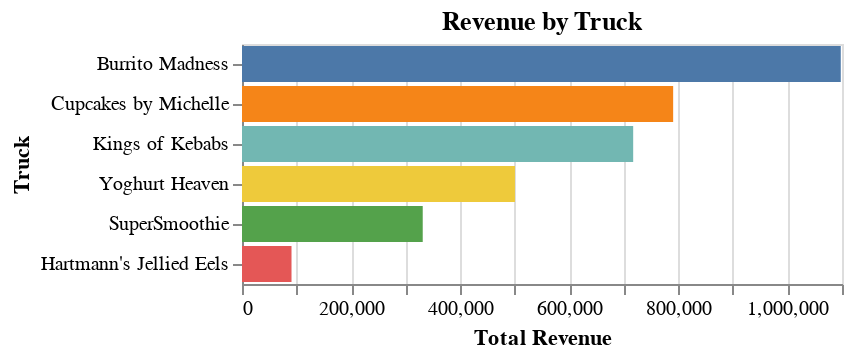

Write notebook code for a chart like this one.
### Markdown cell above
### Revenue By Truck

### Code cell
revenue_by_truck = data.groupby('truck_name')['total'].sum().reset_index()
revenue_by_truck.columns = ['truck_name', 'revenue']

# Create bar chart
chart = alt.Chart(revenue_by_truck).mark_bar().encode(
    x=alt.X('revenue', title='Total Revenue'),
    y=alt.Y('truck_name', sort='-x', title='Truck'),
    color=alt.Color('truck_name', legend=None)
).properties(
    title='Revenue by Truck'
    
)

chart.display()

### Figure 1 — Vega-Lite specification as saved in the notebook (floating-point values rounded to 4 significant figures)
{"config": {"view": {"continuousWidth": 300, "continuousHeight": 300}}, "data": {"name": "data-b79e3df7d8b89d65d600863ceece2824"}, "mark": {"type": "bar"}, "encoding": {"color": {"field": "truck_name", "legend": null, "type": "nominal"}, "x": {"field": "revenue", "title": "Total Revenue", "type": "quantitative"}, "y": {"field": "truck_name", "sort": "-x", "title": "Truck", "type": "nominal"}}, "title": "Revenue by Truck", "$schema": "https://vega.github.io/schema/vega-lite/v6.1.0.json", "datasets": {"data-b79e3df7d8b89d65d600863ceece2824": [{"truck_name": "Burrito Madness", "revenue": 1098000.0}, {"truck_name": "Cupcakes by Michelle", "revenue": 790400.0}, {"truck_name": "Hartmann's Jellied Eels", "revenue": 90770.0}, {"truck_name": "Kings of Kebabs", "revenue": 717200.0}, {"truck_name": "SuperSmoothie", "revenue": 331300.0}, {"truck_name": "Yoghurt Heaven", "revenue": 500400.0}]}}
